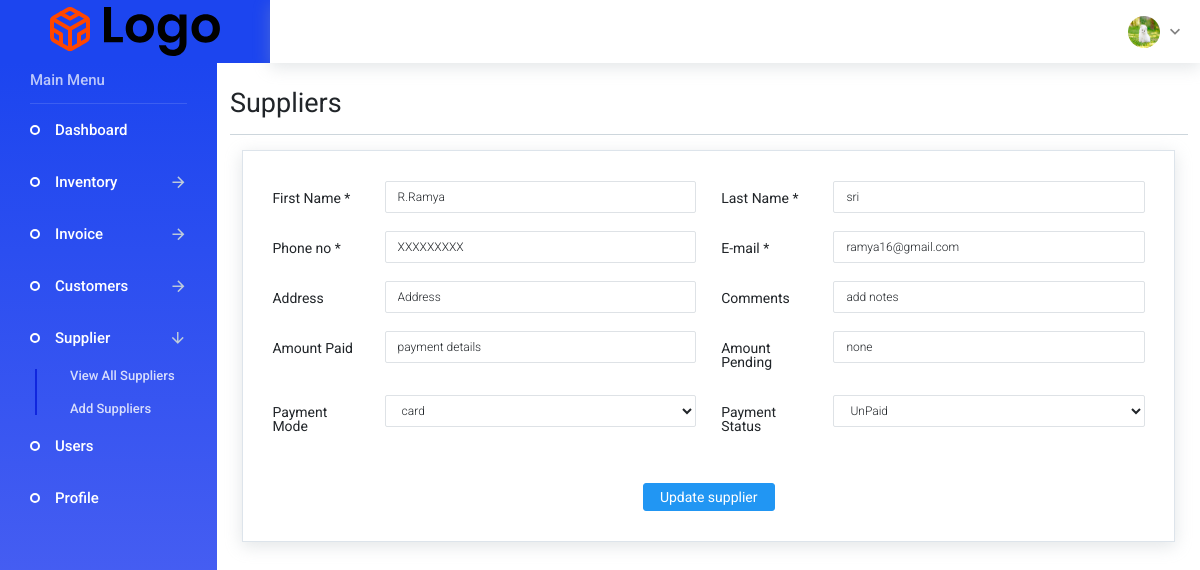
Before: /admin/suppliers.php?source=edit_supplier&edit_supplier=1 (signed in) with the older database file.
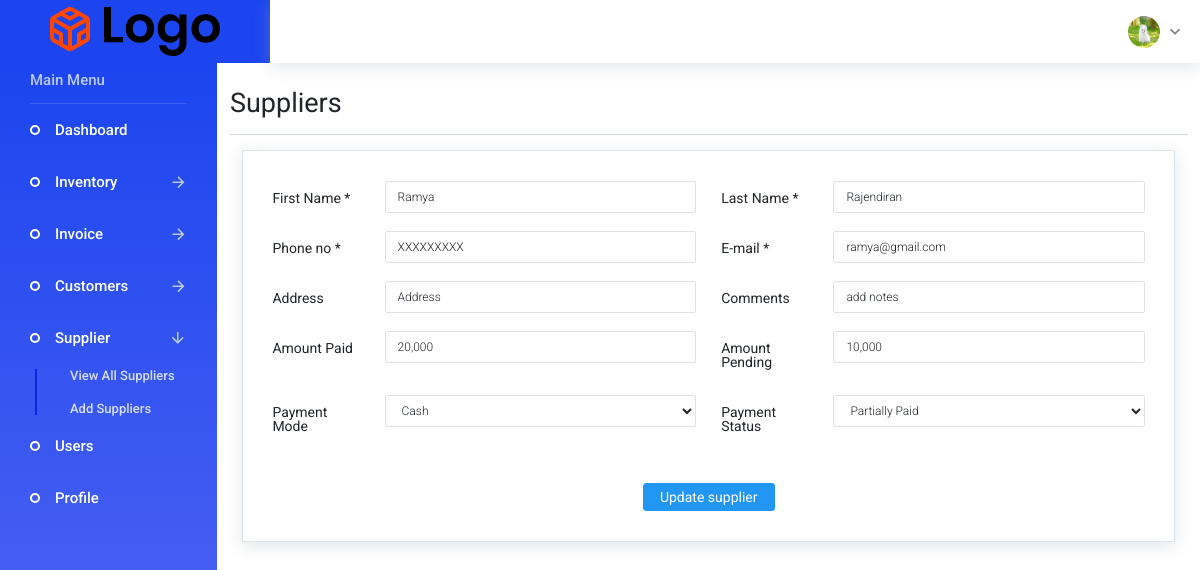
After: the same page with the newer database file.
### tables this page shows
CREATE TABLE `suppliers` (
  `supplier_id` int(11) NOT NULL,
  `firstname` varchar(11) NOT NULL,
  `lastname` varchar(11) NOT NULL,
  `email` varchar(33) NOT NULL,
  `phone` varchar(15) NOT NULL,
  `company` varchar(40) NOT NULL,
  `display_name` varchar(33) NOT NULL,
  `website` varchar(40) NOT NULL,
  `other` varchar(33) NOT NULL,
  `gst_in` varchar(30) NOT NULL,
  `address` varchar(40) NOT NULL,
  `comments` varchar(40) NOT NULL,
  `tax_info` varchar(30) NOT NULL,
  `amount_paid` varchar(35) NOT NULL,
  `amount_pending` varchar(30) NOT NULL,
  `payment_mode` varchar(30) NOT NULL,
  `payment_status` varchar(30) NOT NULL,
  `attachments` varchar(50) NOT NULL,
  `pan_no` varchar(25) NOT NULL,
  `adhaar_no` varchar(25) NOT NULL
);

### admin/includes/edit_supplier.php (the view, shortened to what the changed rows need)
 <?php
       if(isset($_GET['edit_supplier'])){
        $the_supplier_id = $_GET['edit_supplier'];
           $query="SELECT * FROM suppliers WHERE supplier_id = $the_supplier_id ";
           $select_suppliers=mysqli_query($connection,$query);
             while($row=mysqli_fetch_assoc($select_suppliers)){
                $firstname =  $row['firstname'];
                $lastname =  $row['lastname'];
                $phone =  $row['phone'];
                $email =  $row['email'];
                $address =  $row['address'];
                $amount_paid =  $row['amount_paid'];
                $amount_pending =  $row['amount_pending'];
                $payment_mode =  $row['payment_mode'];
                $payment_status =  $row['payment_status'];
                $comments =  $row['comments'];
             }
           }
   ?>
 <div class="col-12 grid-margin">
    <div class="card">
      <div class="card-body">
        <form action="" method="post" enctype="multipart/form-data" class="form-sample">
          <div class="row">
            <div class="col-md-6">
              <div class="form-group row">
                <label class="col-sm-3 col-form-label" >First Name *</label>
                <div class="col-sm-9">
                  <input type="text" value="<?php echo $firstname; ?>" size="65"  maxlength="65" class="form-control" name="firstname"/>
                </div>
              </div>
              </div>
            <div class="col-md-6">
              <div class="form-group row">
                <label class="col-sm-3 col-form-label">Last Name *</label>
                <div class="col-sm-9">
                  <input type="text" value="<?php echo $lastname; ?>" size="65"  maxlength="65" class="form-control" name="lastname"/>
                </div>
              </div>
            </div>
        </div>
            <div class="row">
            <div class="col-md-6">
              <div class="form-group row">
                <label class="col-sm-3 col-form-label">Phone no *</label>
                <div class="col-sm-9">
                  <input type="phone no" value="<?php echo $phone; ?>" class="form-control" name="phone"/>
                </div>
              </div>
            </div>
            <div class="col-md-6">
              <div class="form-group row">
                <label class="col-sm-3 col-form-label">E-mail *</label>
                <div class="col-sm-9">
                  <input type="email" value="<?php echo $email; ?>" class="form-control" name="email"/>
                </div>
              </div>
            </div>
        </div>
        <div class="row">
            <div class="col-md-6">
              <div class="form-group row">
                <label for="address" class="col-sm-3 col-form-label">Address</label>
                <div class="col-sm-9">
                  <input type="address" value="<?php echo $address; ?>" class="form-control" name="address"/>
                </div>
              </div>
            </div>
            <div class="col-md-6">
              <div class="form-group row">
                <label for="comments" class="col-sm-3 col-form-label">Comments</label>
                <div class="col-sm-9">
                  <input type="text" value="<?php echo $comments; ?>" class="form-control" name="comments"/>
                </div>
              </div>
            </div>
         </div>
        <div class="row">
            <div class="col-md-6">
              <div class="form-group row">
                <label for="amount" class="col-sm-3 col-form-label">Amount Paid</label>
                <div class="col-sm-9">
                  <input type="text" value="<?php echo $amount_paid; ?>" class="form-control" name="amount_paid"/>
                </div>
              </div>
            </div>
            <div class="col-md-6">
              <div class="form-group row">
                <label for="amount" class="col-sm-3 col-form-label">Amount Pending</label>
                <div class="col-sm-9">
                  <input type="text" value="<?php echo $amount_pending; ?>" class="form-control" name="amount_pending"/>
                </div>
              </div>
            </div>
        </div>
        <div class="row">
            <div class="col-md-6">
              <div class="form-group row">
                <label for="amount" class="col-sm-3 col-form-label">Payment Mode</label>
                <div class="col-sm-9">
                 <select class="form-control" name="payment_mode"id="payment_mode">
            <option value="<?php echo $payment_mode;?>"><?php echo $payment_mode; ?></option>
         </select>
                </div>
              </div>
            </div>
            <div class="col-md-6">
              <div class="form-group row">
                <label for="amount" class="col-sm-3 col-form-label">Payment Status</label>
                <div class="col-sm-9">
            <select class="form-control" name="payment_status"id="payment_status">
            <option value="<?php echo $payment_status;?>"><?php echo $payment_status; ?></option>
         </select>
                </div>
              </div>
            </div>
        </div>
            <br>
            <center><input class="btn btn-primary" type="submit" name="edit_supplier" value="Update supplier"></center>
          </form>
        </div>
    </div>
</div>

Changed rows visible on the page:
changed suppliers "XXXXXXXXX": firstname "R.Ramya" → "Ramya"; lastname "sri" → "Rajendiran"; email "ramya16@gmail.com" → "ramya@gmail.com"; amount_paid "payment details" → "20,000"; amount_pending "none" → "10,000"; payment_mode "card" → "Cash"; payment_status "UnPaid" → "Partially Paid"
